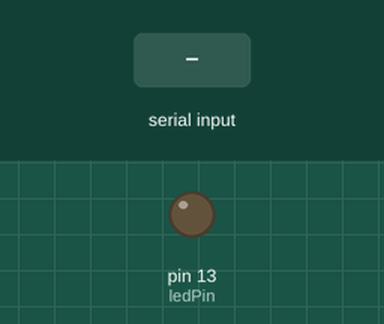
Recording of a sketch running on a simulated Arduino Uno, built with avr-gcc and run on an emulated ATmega328P. Shown: output pins drawn as LEDs (lit = HIGH). The test bench sets the inputs (shaded band).

Above: at 1.2 s.
1.3 s: "1" received over Serial
At 1.6 s:
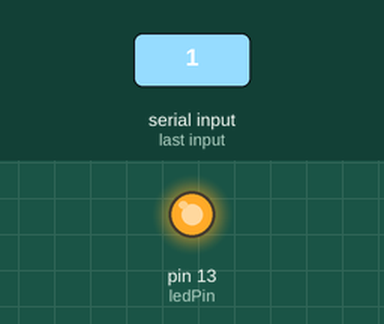
2.8 s: "0" received over Serial
At 4.0 s:
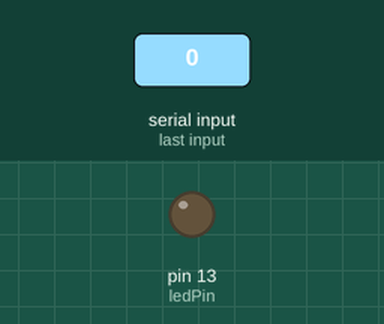
Timing chart, 0 to 5.8 s (numbered marks = the images above; inputs shaded):
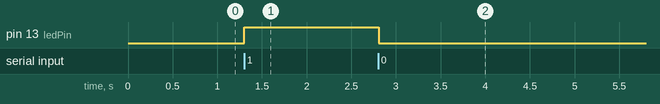

Measured:
- after the input at 1.3 s, pin 13 (ledPin): LOW → HIGH at once
- after the input at 2.8 s, pin 13 (ledPin): HIGH → LOW at once

The sketch:

Device_Control_Mouse_Ardu.ino
```cpp
char val; // Variable to store the data received from the serial port
int ledPin = 13; // LED Pin of Arduino

// The setup function runs once when you press reset or power the board:
void setup()
{
  pinMode(ledPin, OUTPUT); // Set pin D13 (RED-LED) as output
  Serial.begin(9600); // Start serial communications at 9,600 bits per second
}

// The loop function runs over and over again forever:
void loop()
{
  if (Serial.available())
  {
    // ID data is available to read now:
    val = Serial.read(); // Read the value and store it in a variable "val"
  }

  if (val == '0')
  {
    digitalWrite(ledPin, LOW); // Turn OFF Arduino LED
  }
  else if (val == '1')
  {
    digitalWrite(ledPin, HIGH); // Turn ON Arduino LED
  }

  delay(10); // Delay in between reads for stability
}
```
